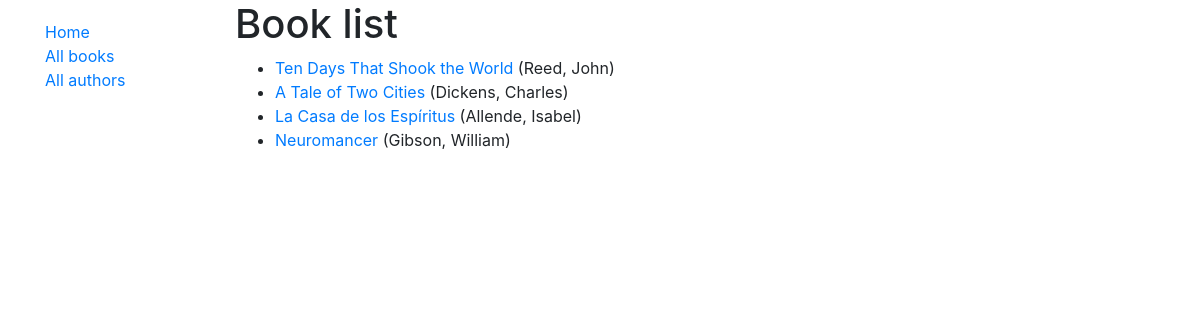
/catalog/books/, run on the app's committed database.
### catalog/models.py (models this page shows, shortened)
class Book(models.Model):
    id = models.UUIDField(primary_key=True, default=uuid.uuid4, help_text='ID única desse livro')
    title = models.CharField(max_length=200)
    author = models.ForeignKey('Author', on_delete=models.SET_NULL, null=True)
    summary = models.TextField(max_length=1000, help_text='Insira uma sinopse do livro')
    year = models.CharField(max_length=200, null=True, blank=True)
    genre = models.ManyToManyField(Genre, help_text='Selecione um gênero para esse livro')
    READ_STATUS = {
        ('w', 'Want to read'),
        ('a', 'Already read'),
        ('r', 'Reading now')
    }
    status = models.CharField(
        max_length=1,
        choices=READ_STATUS,
        blank=True,
        default='w',
        help_text='Status'
    )
    def get_absolute_url(self):
        return reverse('book-detail', args=[str(self.id)])

class Author(models.Model):
    first_name = models.CharField(max_length=100)
    last_name = models.CharField(max_length=100)
    date_of_birth = models.DateField(null=True, blank=True)
    date_of_death = models.DateField('Data of Death', null=True, blank=True)
    class Meta:
        ordering = ['last_name', 'first_name']
    def __str__(self):
        return f'{self.last_name}, {self.first_name}'

### catalog/views.py (the view)
# urls.py: path('books/', views.BookListView.as_view(), name='books'),
class BookListView(generic.ListView):
    model = Book

### catalog/templates/catalog/book_list.html
{% extends "base_generic.html" %}
{% block content %}
  <h1>Book list</h1>
  {% if book_list %}
  <ul>
    {% for book in book_list %}
      <li>
        <a href="{{ book.get_absolute_url }}">{{ book.title }}</a> ({{ book.author }})
      </li>
    {% endfor %}
  </ul>
  {% else %}
    <p>There are no books in the catalog.</p>
  {% endif %}
{% endblock %}

### data on the page
Book: title "Ten Days That Shook the World", author "Reed, John"
Book: title "A Tale of Two Cities", author "Dickens, Charles"
Book: title "La Casa de los Espíritus", author "Allende, Isabel"
Book: title "Neuromancer", author "Gibson, William"
